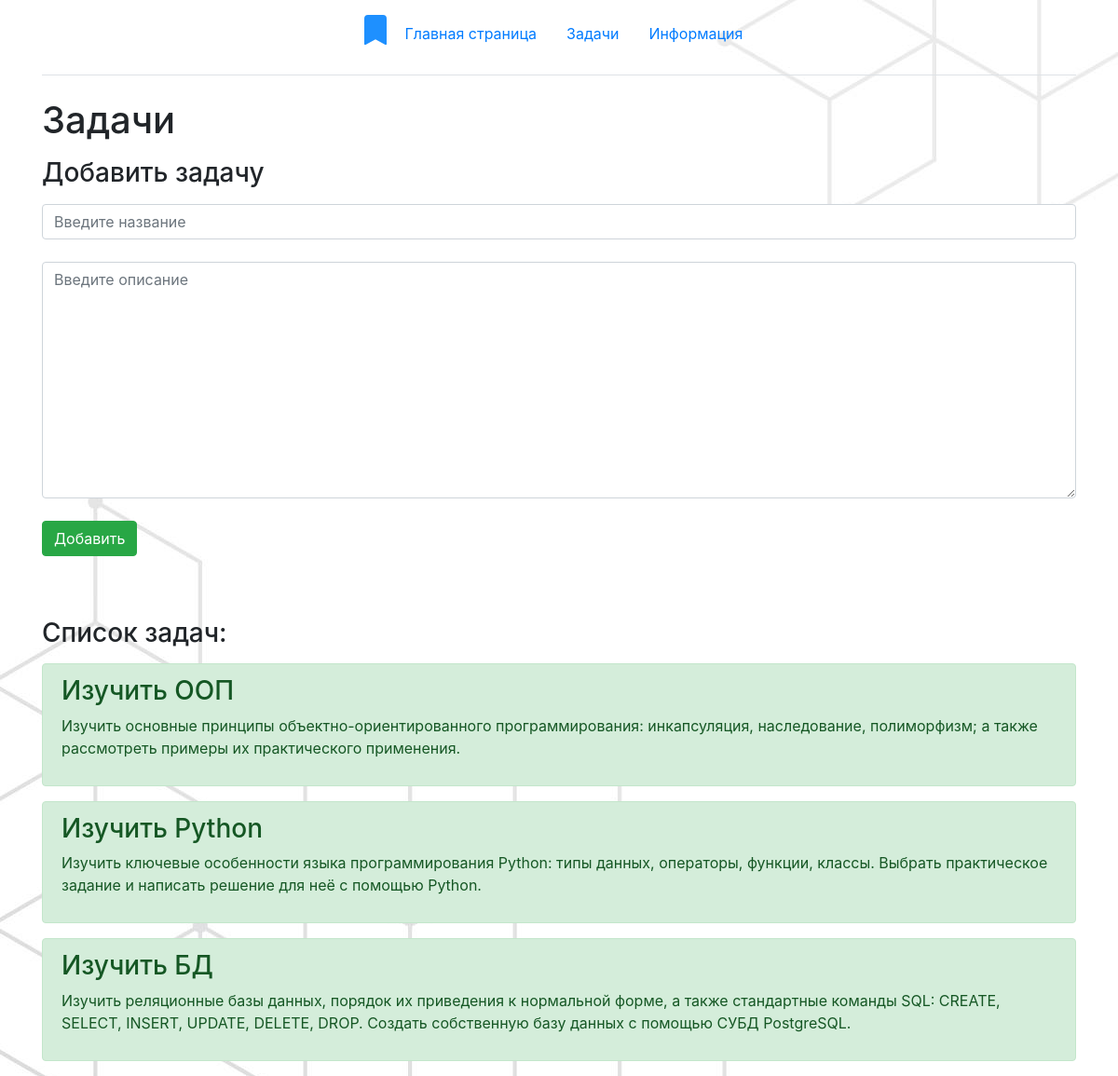
The page /tasks on the database its author committed.
### main/models.py (models this page shows, shortened)
class Task(models.Model):
    title = models.CharField('Название', max_length=50)
    task = models.TextField('Описание')
    class Meta:
        verbose_name = 'Задача'
        verbose_name_plural = 'Задачи'

### main/views.py (the view, shortened to what this page needs)
def mytasks(request):
    error = ''
    form = TaskForm()
    tasks = Task.objects.order_by('id')
    return render(request, 'main/tasks.html', {'tasks': tasks, 'form': form, 'error': error})

### main/forms.py
class TaskForm(ModelForm):
    class Meta:
        model = Task
        fields = ['title', 'task']
        widgets = {
            'title': TextInput(attrs={
                'class': 'form-control',
                'placeholder': 'Введите название'
            }),
            'task': Textarea(attrs={
                'class': 'form-control',
                'placeholder': 'Введите описание'
            }),
        }

### main/templates/main/tasks.html (shortened to what this page needs)
{% extends 'main/base.html' %}
{% block body %}
    <h1>Задачи</h1>
    <h3>Добавить задачу</h3>
        <form method = 'post'>
            {{ form.title }}<br>
            {{ form.task }}<br>
            <button type="submit" class="btn btn-success">Добавить</button>
        </form>
    <div style="height:50px"></div>
    <h3>Список задач:</h3>
    {% if tasks %}
        {% for el in tasks %}
            <div class = 'alert alert-success mt-2'>
                <h3>{{ el.title }}</h3>
                <p>{{ el.task }}</p>
            </div>
        {% endfor %}
    {% else %}
        <p>В настоящее время у вас нет поставленных задач!</p>
    {% endif %}
{% endblock %}

### main/templates/main/base.html (shortened to what this page needs)
{% load static %}
<html lang="ru">
<head>
    <link rel="stylesheet" href="https://stackpath.bootstrapcdn.com/bootstrap/4.3.1/css/bootstrap.min.css">
</head>
<body style="background-image:url('{% static 'img/background.jpg' %}');">
  <div class="container">
    <header class="d-flex flex-wrap justify-content-center py-3 mb-4 border-bottom">
      <a href="/" class="d-flex align-items-center mb-3 mb-md-0 me-md-auto text-dark text-decoration-none">
          <div class="fs-2 mb-3">
              <svg xmlns="http://www.w3.org/2000/svg" width="32" height="32" fill="#1E90FF" class="bi bi-bookmark-fill" viewBox="0 0 16 16">
                <path d="M2 2v13.5a.5.5 0 0 0 .74.439L8 13.069l5.26 2.87A.5.5 0 0 0 14 15.5V2a2 2 0 0 0-2-2H4a2 2 0 0 0-2 2z"></path>
              </svg>
          </div>
      </a>
      <ul class="nav nav-pills">
        <li class="nav-item"><a href="{% url 'index' %}" class="nav-link">Главная страница</a></li>
        <li class="nav-item"><a href="{% url 'tasks' %}" class="nav-link">Задачи</a></li>
        <li class="nav-item"><a href="{% url 'about' %}" class="nav-link">Информация</a></li>
      </ul>
    </header>
  </div>
  <div class="container">
    {% block body %}{% endblock %}
  </div>
</body>
</html>

### rows shown on the page
Task: title "Изучить ООП", task "Изучить основные принципы объектно-ориентированного программирования: инкапсуляция, наследование, полиморфизм; а также рассмотреть примеры их практического применения."
Task: title "Изучить Python", task "Изучить ключевые особенности языка программирования Python: типы данных, операторы, функции, классы. Выбрать практическое задание и написать решение для неё с помощью Python."
Task: title "Изучить БД", task "Изучить реляционные базы данных, порядок их приведения к нормальной форме, а также стандартные команды SQL: CREATE, SELECT, INSERT, UPDATE, DELETE, DROP. Создать собственную базу данных с помощью СУБД PostgreSQL."
